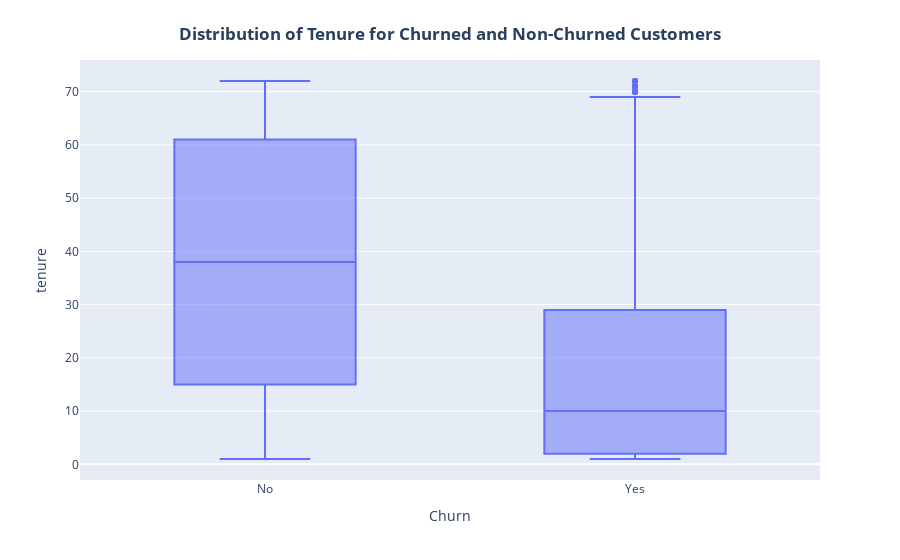

The notebook cell this image was saved under:
### Code cell
fig = px.box(df, x="Churn", y="tenure")
fig.update_layout(title={
    'text': "<b>Distribution of Tenure for Churned and Non-Churned Customers</b>",
    'y':0.95,
    'x':0.5,
    'xanchor': 'center',
    'yanchor': 'top',
})
fig.show()

### Figure 1 — Plotly figure (JSON) as saved in the notebook; plotly's stock layout.template omitted (floating-point values rounded to 4 significant figures; data arrays with more than 128 entries replaced by an {"elided": "..."} marker saying what was removed)
{"data": [{"alignmentgroup": "True", "hovertemplate": "Churn=%{x}<br>tenure=%{y}<extra></extra>", "legendgroup": "", "marker": {"color": "#636efa"}, "name": "", "notched": false, "offsetgroup": "", "orientation": "v", "showlegend": false, "type": "box", "x": {"elided": "7032 str values"}, "x0": " ", "xaxis": "x", "y": {"elided": "7032 int values"}, "y0": " ", "yaxis": "y"}], "layout": {"boxmode": "group", "legend": {"tracegroupgap": 0}, "margin": {"t": 60}, "title": {"text": "<b>Distribution of Tenure for Churned and Non-Churned Customers</b>", "x": 0.5, "xanchor": "center", "y": 0.95, "yanchor": "top"}, "xaxis": {"anchor": "y", "domain": [0, 1], "title": {"text": "Churn"}}, "yaxis": {"anchor": "x", "domain": [0, 1], "title": {"text": "tenure"}}}}
